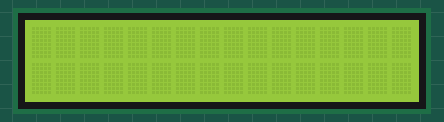
This sketch was run on a simulated Arduino Uno, built with avr-gcc and run on an emulated ATmega328P. On the bench: 16×2 character LCD. What the sketch prints to the serial monitor is not drawn.

Above: at 0.1 s.
At 0.6 s:
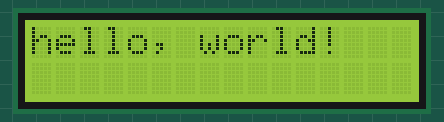

Measured:
- what the display in image 1 shows lasts 0.5 s, from 0.6 s to 1.1 s

The sketch:

Test_ScreenExtension.ino
```cpp
/*
 * Name: arduino_uno_interrupt_button_read
 *
 * Author: Renzo Mischianti
 * Website: https://www.mischianti.org
 *
 * This example demonstrates how to use an interrupt to read a button press on an Arduino Uno.
 * The PCF8574's INT pin is connected to an interrupt-capable pin on the Arduino.
 *
 * Connections:
 * PCF8574    ----- Arduino Uno
 * A0, A1, A2 ----- VCC (to set I2C address to 0x27) or GND (to set I2C address to 0x20)
 *                In this example the address is 0x39 (PCF8574A)
 * VSS        ----- GND
 * VDD        ----- 5V
 * SDA        ----- A4
 * SCL        ----- A5
 * INT        ----- D2 (interrupt pin)
 *
 * P1         ----- Connect to a button.
 * P0         ----- Unconnected (set as output).
 *
 */

#include "Arduino.h"
#include <LiquidCrystal.h>
#include "PCF8574.h"  // https://github.com/xreef/PCF8574_library

// Define the interrupt pin on the Arduino Uno (only pins 2 and 3 are interrupt-capable)
#define ARDUINO_UNO_INTERRUPTED_PIN 2

// Forward declaration of the interrupt service routine
void keyPressedOnPCF8574();

// Initialize the PCF8574 library with the I2C address, interrupt pin, and ISR
PCF8574 pcf8574(0x20, ARDUINO_UNO_INTERRUPTED_PIN,keyPressedOnPCF8574);

// Volatile flag to be set by the ISR
bool keyPressed = false;

// initialize the library by associating any needed LCD interface pin
// with the arduino pin number it is connected to
const int rs = 13, en = 12, d4 = 2, d5 = 3, d6 = 4, d7 = 5;
LiquidCrystal lcd(rs, en, d4, d5, d6, d7);

void setup() {
  Serial.begin(9600);
  if (pcf8574.begin()){
    Serial.println("OK");
  } else {
    Serial.println("KO");
  }
  // set up the LCD's number of columns and rows:
  lcd.begin(16, 2);
  // Print a message to the LCD.
  lcd.print("hello, world!");
}

void loop() {
  // Turn off the display:
  lcd.noDisplay();
  delay(500);
  // Turn on the display:
  lcd.display();
  delay(500);
}

void keyPressedOnPCF8574(){
  // Set the flag to indicate that a key has been pressed
  keyPressed = true;
}
```
